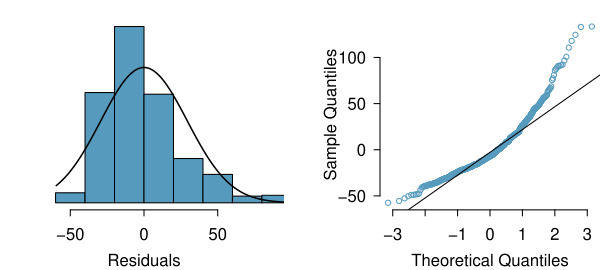

The script that drew this image:

library(openintro)
data(COL)


NormalHist <- function(obs, hold, M, SD, col) {
  plot(0, 0,
       type = 'n',
       xlab = 'Residuals',
       ylab = '',
       axes = FALSE,
       main = '',
       xlim = M + c(-3, 3) * SD,
       ylim = c(0, max(hold$density)))
  for (i in 1:length(hold$counts)) {
    rect(hold$breaks[i], 0,
         hold$breaks[i + 1], hold$density[i],
         col = col)
  }
  axis(1)
  x <- seq(min(obs) - 2, max(obs) + 2, 0.01)
  y <- dnorm(x, M, SD)
  lines(x, y, lwd = 1.5)
}

# source("famussHeightWeightHelpers.R")

obs = residuals(lm(weight ~ height, data=famuss))
hold <- hist(obs, plot = FALSE)

myPDF("famussHeightWeightResiduals.pdf", 6, 2.7,
      mfrow = c(1, 2),
      mgp = c(2, 0.7, 0),
      mar = c(3, 0.2, 1, 0.8))
NormalHist(obs, hold, 
           mean(obs), 
           sd(obs),
           COL[1])

par(mar = c(3,4,1,0))

qqnorm(obs,
       cex = 0.7,
       main = '',
       axes = FALSE,
       ylab = "Sample Quantiles",
       col = COL[1])
axis(1)
axis(2)
qqline(obs)
dev.off()
